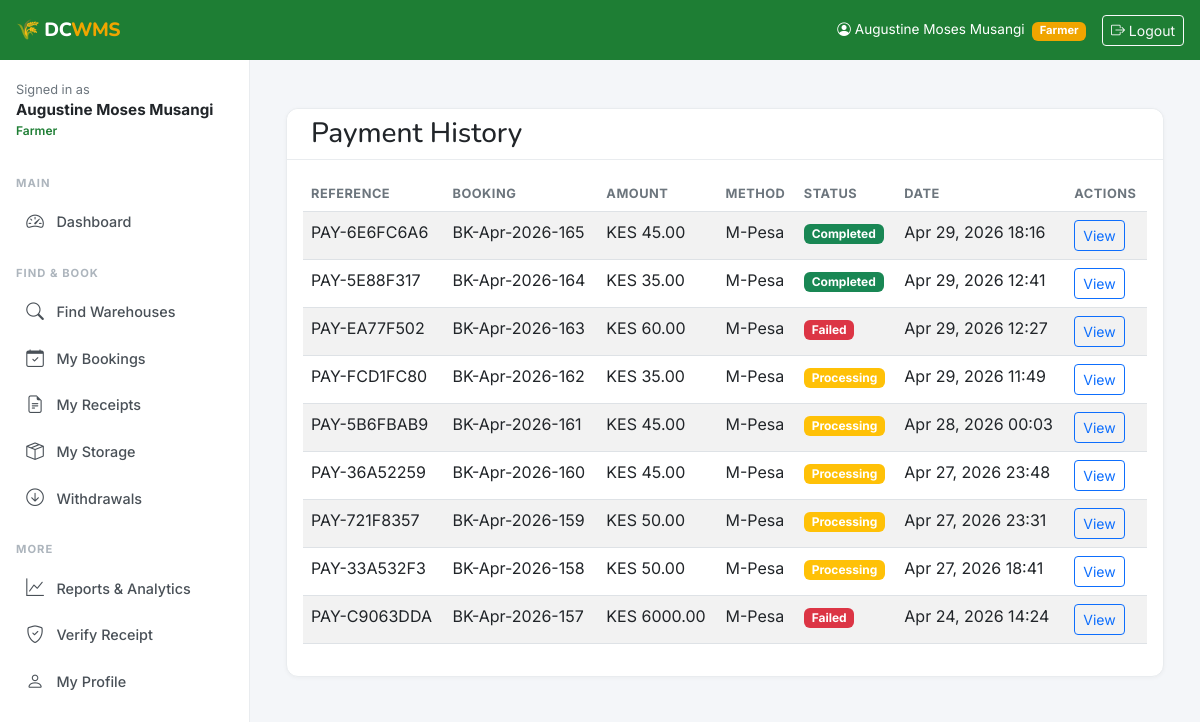
Before: /payments/history/ (signed in) with the older database file.
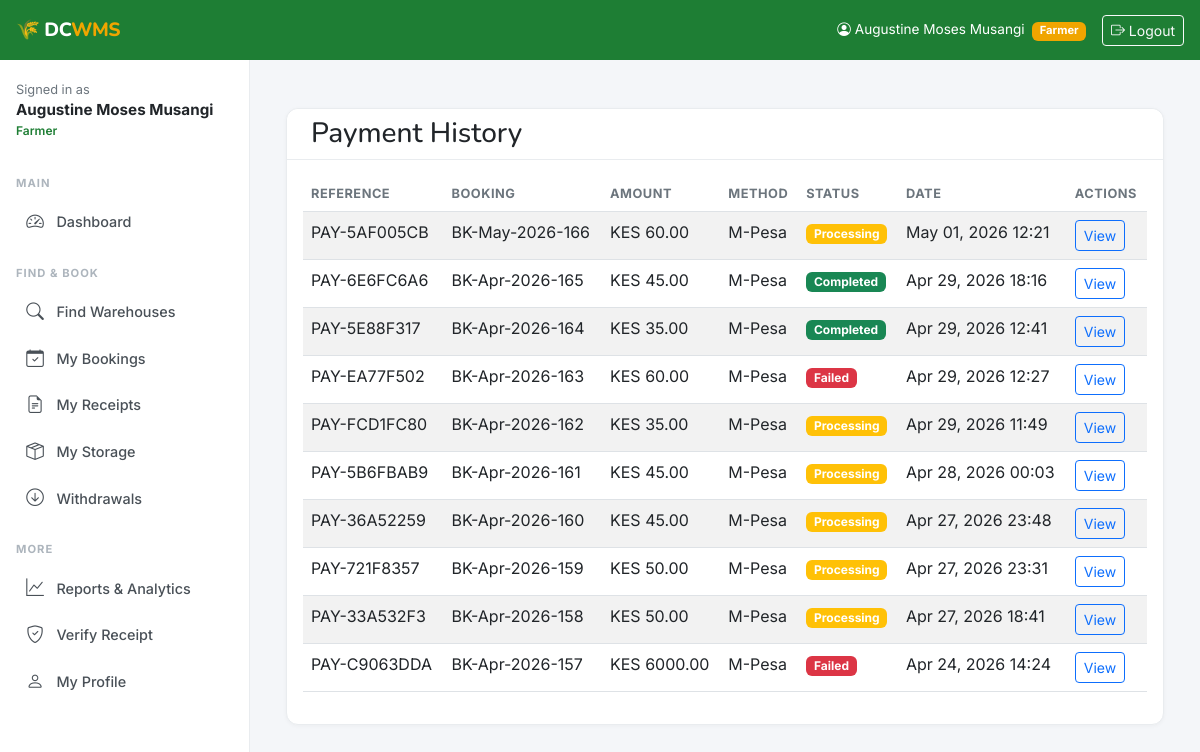
After: the same page with the newer database file.
### payments/models.py (models this page shows, shortened)
class Payment(models.Model):
    STATUS_PENDING = 'pending'
    STATUS_PROCESSING = 'processing'
    STATUS_COMPLETED = 'completed'
    STATUS_FAILED = 'failed'
    STATUS_CANCELLED = 'cancelled'
    STATUS_CHOICES = [
        (STATUS_PENDING, 'Pending'),
        (STATUS_PROCESSING, 'Processing'),
        (STATUS_COMPLETED, 'Completed'),
        (STATUS_FAILED, 'Failed'),
        (STATUS_CANCELLED, 'Cancelled'),
    ]
    PAYMENT_METHOD_MPESA = 'mpesa'
    PAYMENT_METHOD_CHOICES = [
        (PAYMENT_METHOD_MPESA, 'M-Pesa'),
    ]
    payment_id = models.UUIDField(default=uuid.uuid4, editable=False, unique=True)
    booking = models.OneToOneField('bookings.Booking', on_delete=models.CASCADE, related_name='payment')
    farmer = models.ForeignKey(settings.AUTH_USER_MODEL, on_delete=models.CASCADE, related_name='payments')
    amount_kes = models.DecimalField(max_digits=12, decimal_places=2, validators=[MinValueValidator(0.01)])
    payment_method = models.CharField(max_length=20, choices=PAYMENT_METHOD_CHOICES, default=PAYMENT_METHOD_MPESA)
    mpesa_receipt_number = models.CharField(max_length=20, blank=True, null=True)
    mpesa_transaction_id = models.CharField(max_length=50, blank=True, null=True)
    mpesa_phone_number = models.CharField(max_length=15, blank=True, null=True)
    status = models.CharField(max_length=20, choices=STATUS_CHOICES, default=STATUS_PENDING)
    initiated_at = models.DateTimeField(auto_now_add=True)
    completed_at = models.DateTimeField(null=True, blank=True)
    callback_data = models.JSONField(null=True, blank=True)
    error_message = models.TextField(blank=True)
    class Meta:
        ordering = ['-initiated_at']
    @property
    def payment_ref(self):
        return f"PAY-{str(self.payment_id)[:8].upper()}"

### bookings/models.py (models this page shows, shortened)
class Booking(models.Model):
    STATUS_PENDING_PAYMENT = 'pending_payment'
    STATUS_CONFIRMED = 'confirmed'
    STATUS_ACTIVE = 'active'
    STATUS_COMPLETED = 'completed'
    STATUS_CANCELLED = 'cancelled'
    STATUS_CHOICES = [
        (STATUS_PENDING_PAYMENT, 'Pending Payment'),
        (STATUS_CONFIRMED, 'Confirmed'),
        (STATUS_ACTIVE, 'Active'),
        (STATUS_COMPLETED, 'Completed'),
        (STATUS_CANCELLED, 'Cancelled'),
    ]
    CEREAL_CHOICES = [
        ('maize', 'Maize'), ('wheat', 'Wheat'), ('sorghum', 'Sorghum'),
        ('millet', 'Millet'), ('barley', 'Barley'), ('rice', 'Rice'),
        ('beans', 'Beans'), ('peas', 'Peas'), ('other', 'Other'),
    ]
    booking_reference = models.CharField(max_length=20, unique=True, editable=False)
    farmer = models.ForeignKey(
        settings.AUTH_USER_MODEL, on_delete=models.CASCADE,
        related_name='bookings', limit_choices_to={'role': 'farmer'}
    )
    warehouse = models.ForeignKey(
        'warehouses.Warehouse', on_delete=models.CASCADE, related_name='bookings'
    )
    cereal_type = models.CharField(max_length=30, choices=CEREAL_CHOICES, default='maize')
    quantity_bags = models.IntegerField(
        validators=[MinValueValidator(1)],
        help_text="Number of 90kg bags"
    )
    quantity_mt = models.DecimalField(
        max_digits=8, decimal_places=3,
        help_text="Weight in metric tonnes (auto-calculated)"
    )
    storage_start_date = models.DateField()
    storage_end_date = models.DateField()
    total_fee_kes = models.DecimalField(max_digits=12, decimal_places=2, default=0)
    status = models.CharField(max_length=20, choices=STATUS_CHOICES, default=STATUS_PENDING_PAYMENT)
    farmer_notes = models.TextField(blank=True)
    created_at = models.DateTimeField(auto_now_add=True)
    updated_at = models.DateTimeField(auto_now=True)
    class Meta:
        ordering = ['-created_at']
    @property
    def booking_ref_human(self):
        return self.booking_reference or 'BK-UNKNOWN'

### payments/views.py (the view)
# urls.py: path('history/', views.payment_history, name='history'),
@login_required
def payment_history(request):
    payments = Payment.objects.filter(farmer=request.user).order_by('-initiated_at')
    context = {
        'payments': payments,
        'title': 'Payment History'
    }
    return render(request, 'payments/history.html', context)

### accounts/models.py (called while the page is built)
    @property
    def is_farmer(self):
        return self.role == self.ROLE_FARMER

    @property
    def is_operator(self):
        return self.role == self.ROLE_OPERATOR

    @property
    def is_admin_user(self):
        return self.role == self.ROLE_ADMIN or self.is_superuser

### templates/payments/history.html (shortened to what this page needs)
{% extends 'base.html' %}
{% load static %}
{% block content %}
<div class="container mt-4">
    <div class="row">
        <div class="col-12">
            <div class="card">
                <div class="card-header">
                    <h3 class="card-title mb-0">
                        Payment History
                    </h3>
                </div>
                <div class="card-body">
                    {% if payments %}
                        <div class="table-responsive">
                            <table class="table table-striped">
                                <thead>
                                    <tr>
                                        <th>Reference</th>
                                        <th>Booking</th>
                                        <th>Amount</th>
                                        <th>Method</th>
                                        <th>Status</th>
                                        <th>Date</th>
                                        <th>Actions</th>
                                    </tr>
                                </thead>
                                <tbody>
                                    {% for payment in payments %}
                                    <tr>
                                        <td>{{ payment.payment_ref }}</td>
                                        <td>{{ payment.booking.booking_ref_human }}</td>
                                        <td>KES {{ payment.amount_kes|floatformat:2 }}</td>
                                        <td>{{ payment.get_payment_method_display }}</td>
                                        <td>
                                            {% if payment.status == 'completed' %}
                                                <span class="badge bg-success">Completed</span>
                                            {% elif payment.status == 'processing' %}
                                                <span class="badge bg-warning">Processing</span>
                                            {% elif payment.status == 'failed' %}
                                                <span class="badge bg-danger">Failed</span>
                                            {% else %}
                                                <span class="badge bg-secondary">{{ payment.get_status_display }}</span>
                                            {% endif %}
                                        </td>
                                        <td>{{ payment.initiated_at|date:"M d, Y H:i" }}</td>
                                        <td>
                                            <a href="{% url 'payments:status' payment.payment_id %}" class="btn btn-sm btn-outline-primary">
                                                 View
                                            </a>
                                        </td>
                                    </tr>
                                    {% endfor %}
                                </tbody>
                            </table>
                        </div>
                    {% else %}
                        <div class="text-center py-5">
                            <i class="fas fa-receipt fa-3x text-muted mb-3"></i>
                            <h4 class="text-muted">No Payments Found</h4>
                            <p class="text-muted">You haven't made any payments yet.</p>
                        </div>
                    {% endif %}
                </div>
            </div>
        </div>
    </div>
</div>
{% endblock %}

Changed rows visible on the page:
added Payment: payment_ref "PAY-5AF005CB", booking.booking_ref_human "BK-May-2026-166", amount_kes "60.00", payment_method "M-Pesa", status "Processing", initiated_at "May 01, 2026 12:21"
